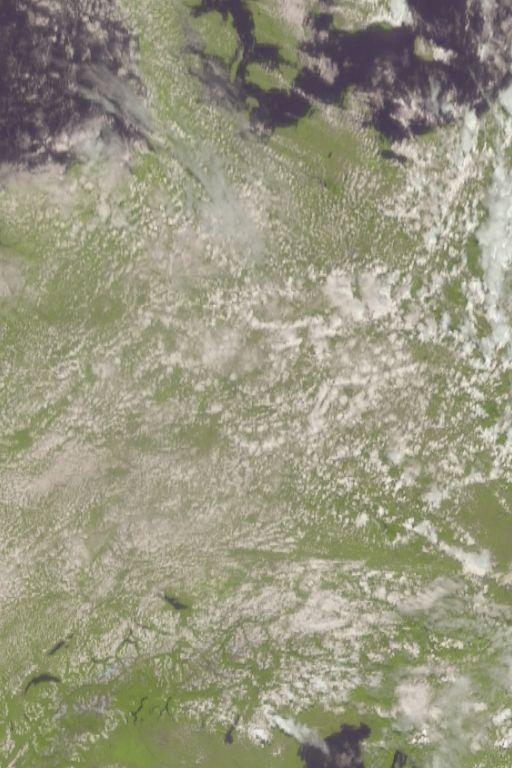
#> input picture combined_images/germany/20240724_1200_UTC.jpg, 512 x 768 px; its folder holds only this picture in this run
$ python Demo_CompareSat_IconD2_DWD.py
#> lines starting #> are read from the running program, lines starting #| are printed output that depends on the picture
### Lib/SatImgReader.py
import os.path
import numpy as np
from PIL import Image
from pathlib import Path
from matplotlib import pyplot as plt
from pandas import DataFrame
from datetime import datetime
from typing import List, Tuple
from numpy.typing import NDArray


COL_DATE: str = "Date_UTC"
COL_FILE: str = "Filename"
COL_LAT: str = "Lat"
COL_LON: str = "Lon"
COL_CLOUDCOV: str = "Cloud_Coverage"

# Grenzen des Bildes setzen - Ablesen anhand eines Bildes und OpenStreetMap - Deutschland
MIN_LON_GER, MAX_LON_GER = 5.632274467934759, 16.88723585646731
MIN_LAT_GER, MAX_LAT_GER = 45.12897716888877, 55.77161130134562


class SatImgReader:
    def __init__(self,
                 path: str):
        pathes = list(Path(path).glob(f"**/*.jpg"))
        cols = [COL_DATE, COL_FILE]
        dates = []
        files = []
        self.df: DataFrame = DataFrame(columns=cols)
        for path in pathes:
            file = Path(path)
            date = datetime.strptime(file.stem, "%Y%m%d_%H%M_UTC")
            dates.append(date)
            files.append(os.path.abspath(path))
        self.df[COL_DATE] = dates
        self.df[COL_FILE] = files
        self.cloud_threshold = 160
        self.img_min_lat = 0
        self.img_max_lat = 0
        self.img_min_lon = 0
        self.img_max_lon = 0
        self.img_height = 0
        self.img_width = 0
        if not pathes:
            raise ValueError(f"There are no images (*.jpg) in:{path}")
        else:
            tmp_img = Image.open(pathes[0])
            self.img_height, self.img_width = tmp_img.size

    def initialize(self,
                   min_lat: float = MIN_LAT_GER,
                   max_lat: float = MAX_LAT_GER,
                   min_lon: float = MIN_LON_GER,
                   max_lon: float = MAX_LON_GER,
                   own_threshold: int = 160):
        self.cloud_threshold = abs(own_threshold)
        self.img_min_lat = min_lat
        self.img_max_lat = max_lat
        self.img_min_lon = min_lon
        self.img_max_lon = max_lon

    def _latlon_to_pixel(self, lat, lon):
        """
        Mercator-Projektion für einen bestimmten Bereich

        Wird die Breite und Höhe der Karte (width und height) genutzt, um die Koordinaten zu skalieren,
        entfällt die Notwendigkeit der expliziten Berücksichtigung des Erdradius. Die Koordinaten werden
        innerhalb der gegebenen Grenzen (MIN_LON_GER, MAX_LON_GER, MIN_LAT_GER, MAX_LAT_GER) auf die Dimensionen der
        Karte abgebildet. Das bedeutet, dass der Erdradius implizit durch die Dimensionen und die Skalierung der
        Karte berücksichtigt wird.
        """
        # Mercator Projektion
        # Berechne die x-Koordinate (Longitude)
        pix_x = (lon - self.img_min_lon) / (self.img_max_lon - self.img_min_lon) * self.img_width

        # Berechne die y-Koordinate (Latitude) unter Verwendung der Mercator-Projektion
        lat_rad = np.radians(lat)
        min_lat_rad = np.radians(self.img_min_lat)
        max_lat_rad = np.radians(self.img_max_lat)
        pix_y = (np.log(np.tan(np.pi / 4 + lat_rad / 2)) - np.log(np.tan(np.pi / 4 + min_lat_rad / 2))) / \
                (np.log(np.tan(np.pi / 4 + max_lat_rad / 2)) - np.log(np.tan(np.pi / 4 + min_lat_rad / 2))) * self.img_height

        # Pixelkoordinaten umdrehen, da y in Bildern von oben nach unten geht
        return int(pix_x), int(self.img_height - pix_y)

    # [15 lines left out: function show_image, not called in this run]

    def get_cloud_coverage(self,
                           datetimes: datetime | List[datetime],
                           coords: Tuple[float, float] | List[Tuple[float, float]]
                           ) -> DataFrame:

        def get_width_len(arr: NDArray) -> Tuple[int, int]:
            # len(arr) == 1 then there is no second value
            if len(arr.shape) == 1:
                return arr.shape[0], 1
            else:
                return arr.shape[1], arr.shape[0]

        def conv_to_np(data, dtype: str):
            if not isinstance(data, list):
                data = [data]
            return np.array(data, dtype=dtype)

        np_datetimes = conv_to_np(datetimes, "datetime64[m]").reshape(-1, 1)
        np_coords = conv_to_np(coords, "float64")

        coords_width, coords_len = get_width_len(np_coords)
        datetimes_width, datetimes_len = get_width_len(np_datetimes)

        if coords_width != 2:
            raise ValueError(f"The parameter 'coords' has an incorrect dimensioning. Shape must be (n, 2).")

        if datetimes_len != coords_len:
            if datetimes_len == 1:
                np_datetimes = np.full((coords_len, 1), np_datetimes[0])
            if coords_len == 1:
                np_coords = np.full((datetimes_len, 2), np_coords)
            if datetimes_len > 1 and coords_len > 1:
                raise ValueError(f"Only one parameter may have a length of 1. "
                                 f"Coords must be (n, 2) and 'date_times' must be (n, 1)")

        if self.img_min_lat == self.img_max_lat == self.img_min_lon == self.img_max_lon:
            raise ValueError(f"The initialize(...) function of SatPicReader was forgotten to be called.")

        cols = [COL_DATE, COL_LAT, COL_LON, COL_CLOUDCOV]
        result_df: DataFrame = DataFrame(columns=cols)

        # TODO: Runden auf ganze 5 Minuten - datetimes
        # TODO: doppelte wegschmeißen

        for idx, date in enumerate(np_datetimes):
            lat, lon = np_coords[idx]

            # Minuten auf den nächsten niedrigeren 5-Minuten-Wert runden
            a_date = date[0].astype(datetime)
            rounded_minute = (a_date.minute // 5) * 5
            # Neue Zeit erstellen, gerundet auf die letzte 5-Minuten-Marke
            rounded_date = a_date.replace(minute=rounded_minute, second=0, microsecond=0)
            entry = self.df[self.df[COL_DATE] == rounded_date]
            if entry.empty:
                new_row = {
                    COL_DATE: date,
                    COL_LAT: lat,
                    COL_LON: lon,
                    COL_CLOUDCOV: np.NaN
                }
            else:
                # Passendes Bild laden
                filename = entry[COL_FILE].iloc[0]
                img = Image.open(filename)
                grayscale_image = img.convert("L")
                img_arr = np.array(grayscale_image)
                # Gps zu Pixel konvertieren
                y, x = self._latlon_to_pixel(lat, lon)
                # Radius 1 entspricht etwa 3 km - so wie die Auflösung der Satelliten
                radius = 4
                region = img_arr[y - radius:y + radius, x - radius:x + radius]
                if self.cloud_threshold > 0:
                    cloud_coverage = np.mean(region) / self.cloud_threshold  # 255 wäre reines weiß
                else:
                    cloud_coverage = 0
                # Wert auf 1, also 100 % beschränken
                if cloud_coverage > 1:
                    cloud_coverage = 1
                # neuen Eintrag vorbereiten
                new_row = {
                    COL_DATE: date,
                    COL_LAT: lat,
                    COL_LON: lon,
                    COL_CLOUDCOV: cloud_coverage * 100
                }
            # Werte dem Rückgabe-DataFrame hinzufügen
            result_df.loc[len(result_df)] = new_row
        return result_df

### Run_Scripts/Demo_CompareSat_IconD2_DWD.py
from Lib.SatImgReader import SatImgReader
from datetime import datetime
from Lib import DWDStationReader as dwd
from Lib import Grib2Reader as gr
from Lib import IOConsts as ioc
from pathlib import Path
import numpy as np


# Testzeitraum und Testkoordinate bestimmen
test_coord = (52.4537, 13.3017)
dates = []
imgs = list(Path(f"../combined_images/germany\\").glob(f"**/*.jpg"))
if len(imgs) == 0:
    raise ValueError("No images are exported in: '..\\combined_images\\germany\\'")
for path in imgs:
    # Dateiendung entfernen und den Dateinamen als Datetime-Objekt umwandeln
    file = Path(path)
    dt = datetime.strptime(file.stem, "%Y%m%d_%H%M_UTC")
    dates.append(dt)

# Laden der Sat.-Bilder
sat_reader = SatImgReader(f"../combined_images/germany\\")
#> in __init__, tmp_img is the input picture: PIL image 512x768 RGB; mean R, G, B 152.5, 150.2, 128.3
sat_reader.initialize(own_threshold=197)  # 2024.07.22
result_test2 = sat_reader.get_cloud_coverage(dates, test_coord)
#> in get_cloud_coverage, `grayscale_image = img.convert("L")`:
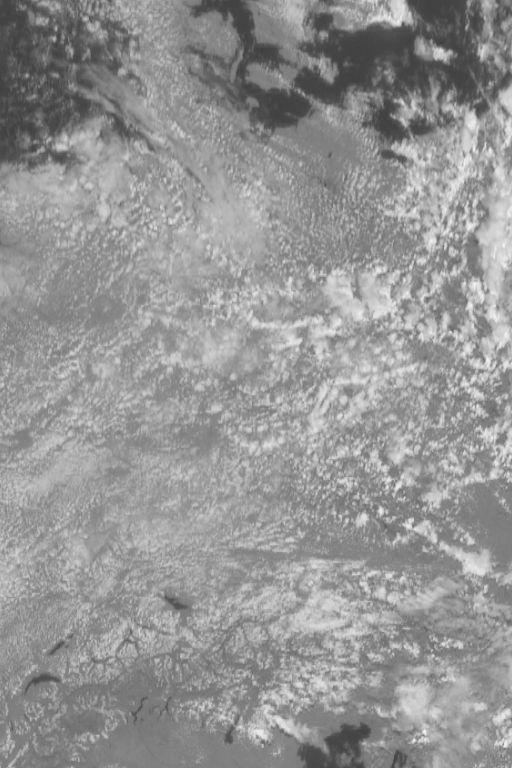
#> grayscale_image: PIL image 512x768 L; min 59, max 249, mean 148.4
#> in get_cloud_coverage, `cloud_coverage = np.mean(region) / self.cloud_threshold`: cloud_coverage = 0.822
# print(result_test2)

# Laden der Grib2 Dateien
#> (the run stopped early here; a loop or call above may not have finished)
